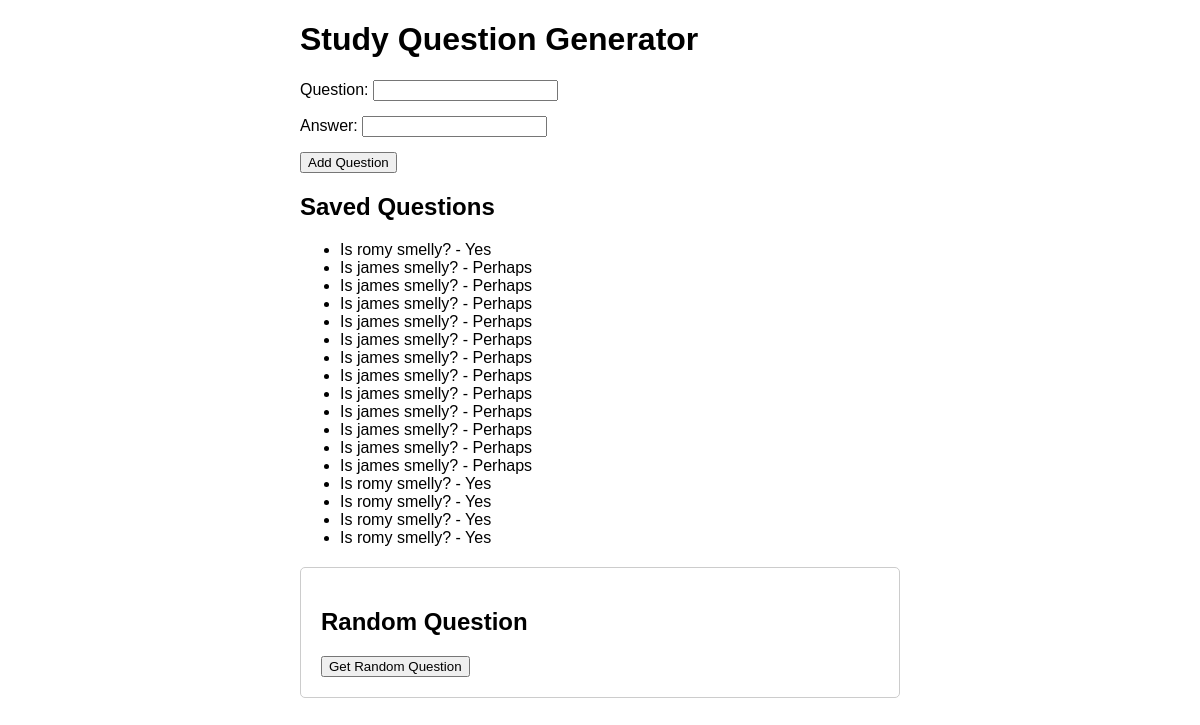
Screenshot of /questions/ with the database file from the repository.
### questions/models.py (models this page shows, shortened)
class Question(models.Model):
    question_text = models.CharField(max_length=500)
    answer_text = models.CharField(max_length=500)

### questions/views.py (the view)
# urls.py: 2. Add a URL to urlpatterns:  path('', views.home, name='home')
def home(request):
    if request.method == 'POST':
        question_text = request.POST.get('question')
        answer_text = request.POST.get('answer')
        if question_text and answer_text:
            Question.objects.create(question_text=question_text, answer_text=answer_text)
    questions = Question.objects.all()
    return render(request, 'questions/home.html', {'questions': questions})

### questions/templates/questions/home.html (shortened to what this page needs)
<!DOCTYPE html>
<html lang="en">
  <head>
  </head>
  <body>
    <div class="container">
      <h1>Study Question Generator</h1>
      <form method="post">
        <div class="form-group">
          <label for="question">Question:</label>
          <input type="text" id="question" name="question" required />
        </div>
        <div class="form-group">
          <label for="answer">Answer:</label>
          <input type="text" id="answer" name="answer" required />
        </div>
        <button type="submit">Add Question</button>
      </form>
      <h2>Saved Questions</h2>
      <ul>
        {% for q in questions %}
        <li>{{ q.question_text }} - {{ q.answer_text }}</li>
        {% endfor %}
      </ul>
      <div class="question-box">
        <h2>Random Question</h2>
        <button id="get-question-btn">Get Random Question</button>
      </div>
    </div>
  </body>
</html>

### questions/templates/questions/home.html (style rules this page uses)
body { font-family: Arial, sans-serif; margin: 20px; }
.container { max-width: 600px; margin: auto; }
.form-group { margin-bottom: 15px; }
.question-box { margin-top: 20px; padding: 20px; border: 1px solid #ccc; border-radius: 5px; }

### rows the page displays
Question: question_text "Is romy smelly?", answer_text "Yes"
Question: question_text "Is james smelly?", answer_text "Perhaps"
Question: question_text "Is james smelly?", answer_text "Perhaps"
Question: question_text "Is james smelly?", answer_text "Perhaps"
Question: question_text "Is james smelly?", answer_text "Perhaps"
Question: question_text "Is james smelly?", answer_text "Perhaps"
Question: question_text "Is james smelly?", answer_text "Perhaps"
Question: question_text "Is james smelly?", answer_text "Perhaps"
Question: question_text "Is james smelly?", answer_text "Perhaps"
Question: question_text "Is james smelly?", answer_text "Perhaps"
Question: question_text "Is james smelly?", answer_text "Perhaps"
Question: question_text "Is james smelly?", answer_text "Perhaps"
Question: question_text "Is james smelly?", answer_text "Perhaps"
Question: question_text "Is romy smelly?", answer_text "Yes"
Question: question_text "Is romy smelly?", answer_text "Yes"
Question: question_text "Is romy smelly?", answer_text "Yes"
Question: question_text "Is romy smelly?", answer_text "Yes"
